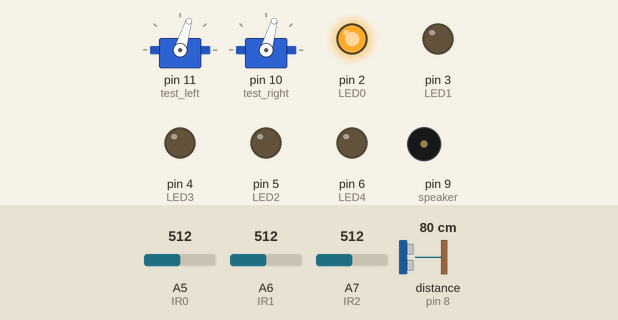
The sketch below on a simulated Arduino Mega 2560, built with avr-gcc and run on an emulated ATmega2560. Shown: 2 × servo, output pins drawn as LEDs (lit = HIGH), buzzer (waves = sounding). Wiring (inferred from the names in the program): ultrasonic range finder: trigger pin 7; echo pin 8; 2 × servo: signal pin 10 / signal pin 11. The inputs (shaded band) are chosen by the test bench; at power-on: distance to the obstacle (sensor on pin 8) 80 cm, A5 (IR0) = 512, A6 (IR1) = 512, A7 (IR2) = 512. The echo pulse lasts 58.3 µs per cm; servo pulses on a pin are drawn as a servo (544–2400 µs = 0–180°); pins used as bus, display or sensor lines are not drawn.

Above: at 1.2 s.
1.3 s: distance to the obstacle (sensor on pin 8) set to 2 cm
At 1.66 s:
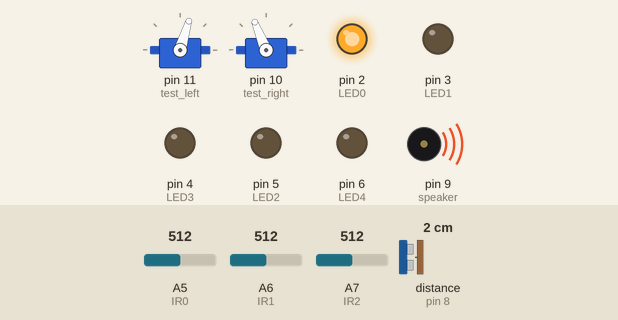
4.3 s: distance to the obstacle (sensor on pin 8) set to 18 cm
At 5.6 s:
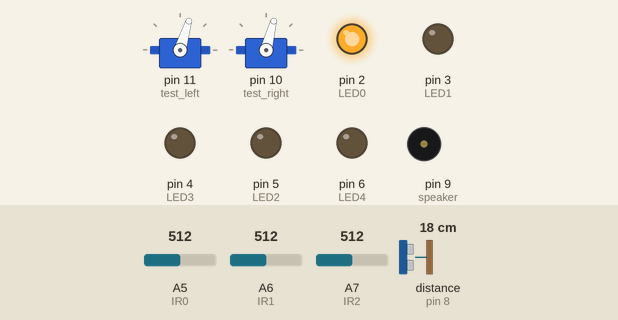
7.3 s: A5 (IR0) set to 380
10.3 s: A5 (IR0) set to 357
At 11.5 s:
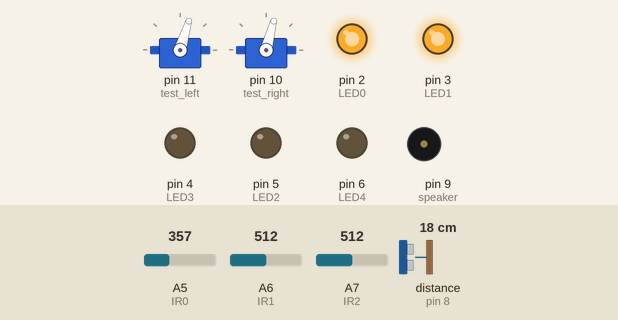
11.8 s: A6 (IR1) set to 382
13.3 s: A6 (IR1) set to 357
At 14.7 s:
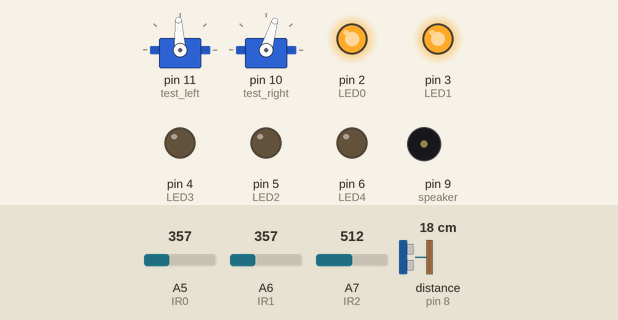
Timing chart, 0 to 15.8 s (numbered marks = the images above; inputs shaded):
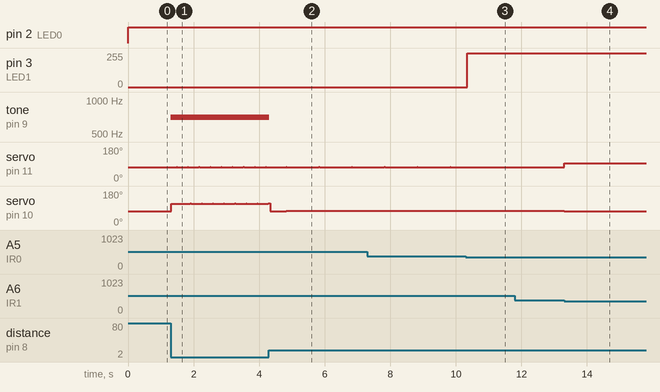

The sketch:

TheSocaBot.ino
```cpp
/*
  #############################################################
  #Firmware:           TheSocaBot                             #
  #Hardware:           Arduino Mega 2560                      #
  #Eerste opzet:       26-11-2019                             #
  #Auteurs: E. Hammer | N. Vollebregt | M. Remmig | O. Cekem  #
  #Laatst gewijzigd:   30-01-2020                             #
  #Versie:             1.2.0                                  #
  #############################################################

  ##WAT JE NIET MAG GEBRUIKEN##
  1.  Alle functies uit Servo.lib
  a.  attach()
  b.  write()
  c.  writeMicroseconds()
  d.  read()
  e.  attached()
  f.  detach()
  2.  Alle functies voor externe sensoren. Bijvoorbeeld:
  a.  De ping sensor
  b.  De Sharp afstand sensor
  c.  De accelerometrie sensoren
  3.  Eenvoudige functies voor bewerkingen
  a.  y = map(x, 1, 50, 50, 1);
  b.  Enz.
*/

//Zie OneDrive: Schematics>Pins.txt
//LED pin's voor visuele feedback
#define LED0 2     //Afstand = gelijk aan threshold waarde
#define LED1 3     //IR LED('s)/LDR('s) links nemen iets waar
#define LED2 5     //IR LED('s)/LDR('s) alle of alleen voor iets waarnemen
#define LED3 4     //IR LED('s)/LDR('s) rechts nemen iets waar
#define LED4 6     //Laser wordt gedetecteerd
//Pins voor de ultrasonic afstand sensor
#define ultraT 7   //Trigger pin voor de ultrasonic sensor
#define ultraE 8   //Echo pin voor de ultrasonic sensor
//Speaker voor geluid feedback
#define speaker 9  //Buzzer voor hoorbare feedback
//Pins voor de servo-motoren
#define test_left PB5 // PB5 = Digital PWM 11, left servo
#define test_right PB4 // PB4 = Digital PWM 10, right servo
//Pins voor de LDR laser detectie sensoren
#define LDR0 A0    //LDR voor
#define LDR1 A1    //LDR rechter hoek voor
#define LDR2 A2    //LDR rechter hoek achter
#define LDR3 A3    //LDR linker hoek achter
#define LDR4 A4    //LDR linker hoek voor
#define LDR5 A8    //LDR voor algemeen opvangen
//Pins voor de IR LED's om de leader te detecteren
#define IR0 A5     //IR links
#define IR1 A6     //IR midden
#define IR2 A7     //IR rechts

//Globale variabelen
#define irThreshold 650     //Drempelwaarde om de leader (IR) mee te detecteren
int laserThreshold;         //Drempelwaarde om de laser te detecteren
int algemeenLaserThreshold; //Aparte drempelwaarde om een laser algemeen te detecteren
char ReturnValue_IR = 0;    //Returnwaarde van IR-detectie functie
int frequency;              //Toonhoogte (frequentie) van geluid dat de buzzer maakt

// Counter and compare values
const uint16_t t1_load = 25535;  // Van 25535 tot 65535 duurt 20 milliseconden.
const uint16_t Stop = 28535;     // Stop timer voor de servo        1.5ms
const uint16_t Forward = 28935;  // Vooruit timer voor de servo     1.7ms
const uint16_t Backward = 28135; // Achteruit timer voor de servo   1.3ms

//Globale status sensoren
char laserDetected = 0;      //0=geen|1=voor|2=rechtsVoor|3=rechtsAchter|4=linksAchter|5=linksVoor

//Prototypes van functies
void distanceCheck();     //Afstand meten
void checkLDR();          //Laserdetectie
void laserDrive();        //Aansturing op basis van laserdetectie
char checkIR();           //IR-detectie
void irDrive(char);       //Aansturing op basis van IR-detectie
void ServoStop();         //Instructie aan servo's om stil te staan
void ServoForward();      //Instructie aan servo's om vooruit te gaan
void ServoTurnLeft();     //Instructie aan servo's om links te sturen
void ServoTurnRight();    //Instructie aan servo's om rechts te sturen
void ServoSharpLeft();    //Instructie aan servo's om links om as te draaien
void ServoSharpRight();   //Instructie aan servo's om rechts om as te draaien
void ServoBackward();     //Instructie aan servo's om achteruit te gaan

//Initializeren van de firmware
void setup() {
  //Serial.begin(9600);       //Start een serieële verbinding voor debugging
  pinMode(LED0, OUTPUT);      //Defineer LED0 als een uitgang
  pinMode(LED1, OUTPUT);      //Defineer LED1 als een uitgang
  pinMode(LED2, OUTPUT);      //Defineer LED2 als een uitgang
  pinMode(LED3, OUTPUT);      //Defineer LED3 als een uitgang
  pinMode(LED4, OUTPUT);      //Defineer LED4 als een uitgang
  pinMode(ultraT, OUTPUT);    //Defineer ultraT als een uitgang
  pinMode(ultraE, INPUT);     //Defineer ultraE als een ingang
  pinMode(speaker, OUTPUT);   //Defineer speaker als een uitgang
  pinMode(LDR0, INPUT);       //Defineer LDR0 als een uitgang
  pinMode(LDR1, INPUT);       //Defineer LDR1 als een uitgang
  pinMode(LDR2, INPUT);       //Defineer LDR2 als een uitgang
  pinMode(LDR3, INPUT);       //Defineer LDR3 als een uitgang
  pinMode(LDR4, INPUT);       //Defineer LDR4 als een uitgang
  pinMode(LDR5, INPUT);       //Defineer LDR4 als een uitgang
  pinMode(IR0, INPUT);        //Defineer IR1 als een uitgang
  pinMode(IR1, INPUT);        //Defineer IR2 als een uitgang
  pinMode(IR2, INPUT);        //Defineer IR3 als een uitgang


  // Set pin to be output
  DDRB |= (1 << test_left);
  DDRB |= (1 << test_right);

  // Start the output pins high.
  PORTB |= (1 << test_left);
  PORTB |= (1 << test_right);

  // Reset Timer1 Control Reg A
  TCCR1A = 0;
  TCCR1B = 0;

  // Set to prescaler of 8
  TCCR1B &= ~(1 << CS12);
  TCCR1B |= (1 << CS11);
  TCCR1B &= ~(1 << CS10);

  // Reset Timer1 and set compare value
  TCNT1 = t1_load;
  OCR1A = Stop;
  OCR1B = Stop;

  // Enable Timer1 compare interrupt
  TIMSK1 = (1 << OCIE1A); // Enable Compare Match A
  TIMSK1 |= (1 << OCIE1B); // Enable Compare Match B
  TIMSK1 |= (1 << TOIE1); // Enable Overflow

  // Enable global interrupts
  sei();

}

void loop()
{
  distanceCheck();
}

// When timer1 reaches COMPA (OCR1A value), put test_left low (left servo).
ISR(TIMER1_COMPA_vect) {
  PORTB &= ~(1 << test_left); // Set test_left low.
}

// When timer1 reaches COMPB (OCR1B value), put test_right low (right servo).
ISR(TIMER1_COMPB_vect) {
  PORTB &= ~(1 << test_right); // Set test_right low.
}

// When timer1 reaches OVERFLOW, put both test left and right high, also put the timer correct.
ISR(TIMER1_OVF_vect) {
  PORTB ^= ( (1 << test_left) | (1 << test_right) ); // Set test_left and test_right high.
  TCNT1 = t1_load; // Reset timer to the right time.
}


void distanceCheck(void) {
  //AFSTAND SENSOR CHECKEN//
  float distanceCM;
  digitalWrite(ultraT, HIGH);               //Pulse starten
  delayMicroseconds(10);
  digitalWrite(ultraT, LOW);                //Pulse stoppen
  delayMicroseconds(10);
  distanceCM = pulseIn(ultraE, HIGH);       //Pulse terug uitlezen
  distanceCM = distanceCM / 58;             //Omrekenen naar CM (centimeter)
  //DEBUG
  /*
  Serial.println("Distance:");
  Serial.println(distanceCM);
  */
  if (distanceCM >= 12 && distanceCM <=15) {    //SFC 2.0
    ServoStop();
    frequency = 1350; // Hoge toon bij stilstaan
    tone(speaker, frequency);
  } else if (distanceCM > 15) { //SFC 2.1
     noTone(speaker);
     char IRsensorOutput = checkIR();
     irDrive(IRsensorOutput);
  } else if(distanceCM < 12) { //SFC 2.2
    ServoBackward();
    //Serial.println("REVERSING....");
    frequency = 700; // Lagere toon bij achteruitrijden
    tone(speaker, frequency);
  }
}

void checkLDR() { //SFC 2.1
  //DEBUG
  /*
  Serial.println("LDR0: ");
  Serial.println(analogRead(LDR0)); //Voor
  Serial.println("LDR1: ");
  Serial.println(analogRead(LDR1)); //Rechts voor
  Serial.println("LDR2: ");
  Serial.println(analogRead(LDR2)); //Rechts achter
  Serial.println("LDR3: ");
  Serial.println(analogRead(LDR3)); //Links achter
  Serial.println("LDR4: ");
  Serial.println(analogRead(LDR4)); //Links voor
  Serial.println("LDR5: ");
  Serial.println(analogRead(LDR5)); //Algemeen
  */
  //LASER DETECTIE
  laserThreshold = ((analogRead(LDR0)+analogRead(LDR1)+analogRead(LDR2)+analogRead(LDR3)+analogRead(LDR4))/5) + 150; //Adaptive threshold waarde voor de richtingen
  algemeenLaserThreshold = (analogRead(LDR5)) + 75; //Adaptive threshold waarde voor algemeen
  if (analogRead(LDR0) >= laserThreshold) {
    laserDetected = 1; //Voor
    laserDrive(); //SFC 5
  } else if (analogRead(LDR1) >= laserThreshold) {
    laserDetected = 2; //Rechts voor
    laserDrive(); //SFC 5
  } else if (analogRead(LDR2) >= laserThreshold) {
    laserDetected = 3; //Rechts achter
    laserDrive(); //SFC 5
  } else if (analogRead(LDR3) >= laserThreshold) {
    laserDetected = 4; //Links achter
    laserDrive(); //SFC 5
  } else if (analogRead(LDR4) >= laserThreshold) {
    laserDetected = 5;  //Links voor
    laserDrive(); //SFC 5
  } else if (analogRead(LDR5) >= algemeenLaserThreshold && analogRead(LDR0) <= laserThreshold && analogRead(LDR1) <= laserThreshold && analogRead(LDR2) <= laserThreshold && analogRead(LDR3) <= laserThreshold && analogRead(LDR4) <= laserThreshold) {
    laserDetected = 6;  //Algemeen
    laserDrive(); //SFC 5
  } else if (laserDetected == 0){ //Geen laser
      char IRsensorOutput = checkIR();
      irDrive(IRsensorOutput); //SFC 3
  }
}

void laserDrive() { //SFC 5
  //Bepaalt servo-aansturing om op de laser af te rijden
  digitalWrite(LED4, HIGH);
  digitalWrite(LED0, LOW);
  digitalWrite(LED1, LOW);
  digitalWrite(LED2, LOW);
  digitalWrite(LED3, LOW);
  switch (laserDetected) {
    case 0: //SFC 5.0
      break;
    case 1:
      //Serial.println("VOOR");
      digitalWrite(LED3, HIGH);
      ServoForward(); // Boe-Bot gaat recht vooruit
      break;
    case 2:
      //Serial.println("RECHTSvoor");
      digitalWrite(LED2, HIGH);
      ServoSharpRight(); // Boe-Bot draait naar rechts
      break;
    case 3:
      //Serial.println("RECHTSachter");
      digitalWrite(LED2, HIGH);
      ServoSharpRight(); // Boe-Bot draait naar rechts
      break;
    case 4:
      //Serial.println("LINKSachter");
      digitalWrite(LED1, HIGH);
      ServoSharpLeft(); //Boe-Bot draait naar links
      break;
    case 5:
      //Serial.println("LINKSvoor");
      digitalWrite(LED1, HIGH);
      ServoSharpLeft(); //Boe-Bot draait naar links
      break;
    case 6:
      //Serial.println("ALGEMEEN");
      digitalWrite(LED1, HIGH);
      digitalWrite(LED2, HIGH);
      digitalWrite(LED3, HIGH);
      ServoTurnLeft(); //Boe-Bot draait naar links
      break;
  }
}

char checkIR() { //SFC 3
  //DEBUG
  /*
  Serial.println("IR0: ");
  Serial.println(analogRead(IR0)); //IR links uitlezen
  Serial.println("IR1: ");
  Serial.println(analogRead(IR1)); //IR voor uitlezen
  Serial.println("IR2: ");
  Serial.println(analogRead(IR2)); //IR rechts uitlezen
  */
  //IR DETECTIE
  int IRvalue_l = 0; // een array voor elke IR sensor: (l)inks, (m)idden en (r)echts
  int IRvalue_m = 0;
  int IRvalue_r = 0;

// Inverteert de waardes van de sensoren zodat detectie = hoge waarde
  IRvalue_l = 1024 - analogRead(IR0);
  IRvalue_m = 1024 - analogRead(IR1);
  IRvalue_r = 1024 - analogRead(IR2);

  if(IRvalue_l > irThreshold || IRvalue_m > irThreshold || IRvalue_r > irThreshold)
  {
    if(IRvalue_l > irThreshold) ReturnValue_IR |= 0x01; else ReturnValue_IR &= ~(0x01);
    if(IRvalue_m > irThreshold) ReturnValue_IR |= 0x02; else ReturnValue_IR &= ~(0x02);
    if(IRvalue_r > irThreshold) ReturnValue_IR |= 0x04; else ReturnValue_IR &= ~(0x04);
  }
  return ReturnValue_IR;
}

void irDrive(char IRdetect)
{
  //Bepaalt servo-aansturing om op IR (leader) af te rijden
  digitalWrite(LED4, LOW);
  digitalWrite(LED0, HIGH);
  digitalWrite(LED1, LOW);
  digitalWrite(LED2, LOW);
  digitalWrite(LED3, LOW);
  switch(IRdetect)
  {
    case 0x01:
      //Serial.println("LINKS");
      digitalWrite(LED1, HIGH);
      ServoSharpLeft();
    break;

    case 0x02:
      //Serial.println("VOOR");
      digitalWrite(LED3, HIGH);
      ServoForward();
    break;

    case 0x03:
      //Serial.println("LINKS");
      digitalWrite(LED1, HIGH);
      ServoTurnLeft();
    break;

    case 0x04:
      //Serial.println("RECHTS");
      digitalWrite(LED2, HIGH);
      ServoSharpRight();
    break;

    case 0x06:
      //Serial.println("RECHTS");
      digitalWrite(LED2, HIGH);
      ServoTurnRight();
    break;

    case 0x07:
      //Serial.println("VOOR");
      digitalWrite(LED3, HIGH);
      ServoForward();
    break;

    default:
      //Serial.println("GEEN ir, rondje");
      ServoSharpLeft();
  }
}

// Functie om te stoppen
void ServoStop(){
  OCR1A = Stop;
  OCR1B = Stop;
}

// Functie om vooruit te rijden
void ServoForward(){
  OCR1A = Forward;
  OCR1B = Backward;
}

// Functie om links te sturen
void ServoTurnLeft(){
  OCR1A = Stop;
  OCR1B = Backward;
}

// Functie om rechts te sturen
void ServoTurnRight(){
  OCR1A = Forward;
  OCR1B = Stop;
}

// Functie om scherp links te sturen
void ServoSharpLeft(){
  OCR1A = Backward;
  OCR1B = Backward;
}

// Functie om scherp rechts te sturen
void ServoSharpRight(){
  OCR1A = Forward;
  OCR1B = Forward;
}

// Functie om acheruit te rijden
void ServoBackward(){
  OCR1A = Backward;
  OCR1B = Forward;
}
```

Measured:
- the behaviour switches between 374 and 373 on A5 (IR0) (found by bisection; images 2 and 3)
- the behaviour switches between 374 and 373 on A6 (IR1) (found by bisection; images 3 and 4)
- after the input at 1.3 s, tone on pin 9 (speaker): silent → 700 Hz at once; servo on pin 11 (test_left): alternates 75° for 0.02 s and 73° for 0.32 s, starting after 0.18 s; servo on pin 10 (test_right): 74° → 112° at once, then repeats every 0.34 s: 114° 0.02 s, 112° 0.32 s
- after the input at 4.3 s, tone on pin 9 (speaker): 700 Hz → silent at once; servo on pin 11 (test_left): alternates 75° for 0.02 s and 73° for 0.98 s, starting after 0.52 s
- after the input at 10.3 s, pin 3 (LED1): 0/255 → 253/255 at once; servo on pin 11 (test_left): stays 73° (without the input it goes to 75° after 0.52 s)
- after the input at 11.8 s, every drawn part: stays the same
- after the input at 13.3 s, servo on pin 11 (test_left): 73° → 93° at once; servo on pin 10 (test_right): 75° → 73° at once
